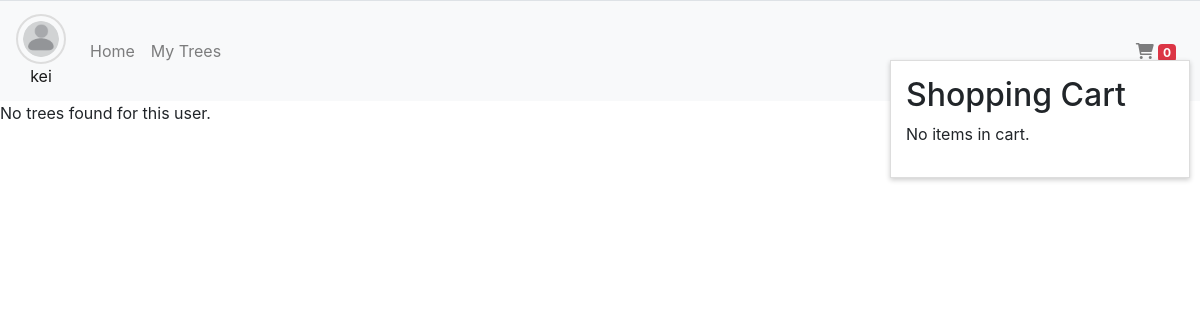
/friend/friends_trees.php (signed in), run on an earlier commit of the app's database.
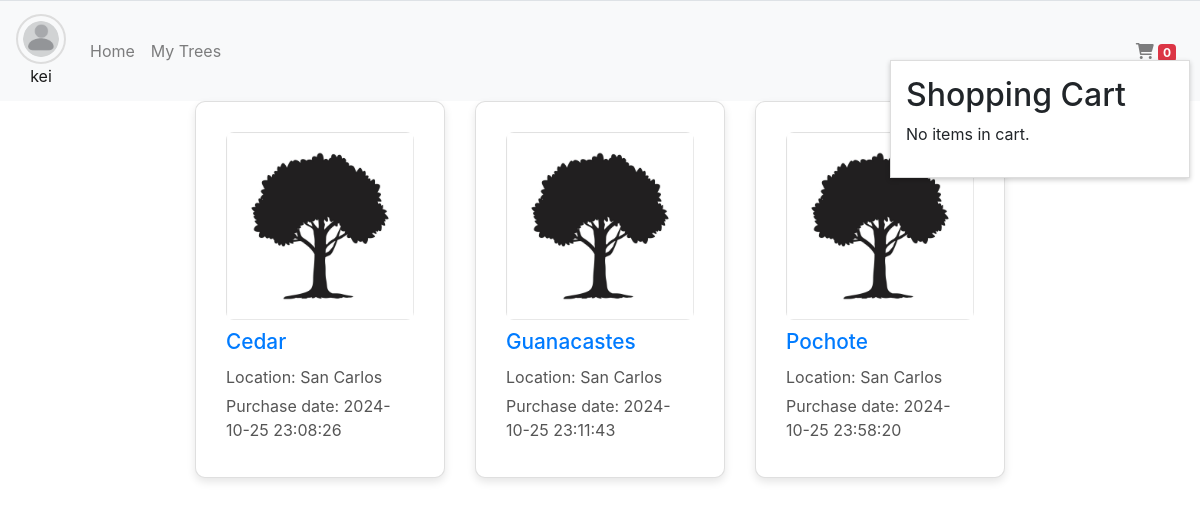
And on a later commit of the database.
### tables this page shows
CREATE TABLE `purchase` (
  `Id_Purchase` int(11) NOT NULL,
  `Tree_Id` int(11) NOT NULL,
  `User_Id` int(11) NOT NULL,
  `Shipping_Location` varchar(255) DEFAULT NULL,
  `Payment_Method` varchar(50) DEFAULT NULL,
  `Purchase_Date` timestamp NOT NULL DEFAULT current_timestamp(),
  `StatusP` int(11) DEFAULT 1
);

CREATE TABLE `species` (
  `Id_Specie` int(11) NOT NULL,
  `Commercial_Name` varchar(100) DEFAULT NULL,
  `Scientific_Name` varchar(100) DEFAULT NULL,
  `StatusS` int(2) DEFAULT 1
);

CREATE TABLE `trees` (
  `Id_Tree` int(11) NOT NULL,
  `Specie_Id` int(11) DEFAULT NULL,
  `Location` varchar(255) NOT NULL,
  `Size` int(11) NOT NULL,
  `StatusT` int(1) NOT NULL DEFAULT 1,
  `Price` decimal(10,2) NOT NULL,
  `Photo_Path` varchar(255) DEFAULT NULL
);

### utils/friend/friend_functions.php (called while the page is built, shortened)
<?php
function getConnection(): bool|mysqli {
    $servername = "localhost";
    $username   = "root";
    $password   = "";
    $dbname     = "mytrees";
    try {
        $conn = new mysqli($servername, $username, $password, $dbname, 3306);
        return $conn;
    } catch (Exception $e) {
        echo "Error de conexión: " . $e->getMessage();
        return false;
    }
}
function getFriendsTrees($friendId): array {
    $conn = getConnection();
    $trees = [];
    $statusAvailable = 1;
    $query = "
        SELECT
            p.Id_Purchase,
            p.Payment_Method,
            p.Shipping_Location,
            p.Purchase_Date,
            t.Id_Tree,
            t.Specie_Id,
            s.Commercial_Name,
            s.Scientific_Name,
            t.Location,
            p.StatusP,
            t.Price,
            t.Photo_Path
        FROM purchase p
        INNER JOIN trees t ON t.Id_Tree = p.Tree_Id
        INNER JOIN species s ON t.Specie_Id = s.Id_Specie
        WHERE p.User_Id = ? AND p.StatusP = ?
    ";
    if ($stmt = mysqli_prepare($conn, $query)) {
        mysqli_stmt_bind_param($stmt, "ii", $friendId, $statusAvailable);
        if (mysqli_stmt_execute($stmt)) {
            $result = mysqli_stmt_get_result($stmt);
            while ($row = mysqli_fetch_assoc($result)) {
                $trees[] = [
                    'Id_Purchase'      => $row['Id_Purchase'],
                    'Payment_Method'   => $row['Payment_Method'],
                    'Shipping_Location'=> $row['Shipping_Location'],
                    'Purchase_Date'    => $row['Purchase_Date'],
                    'Id_Tree'          => $row['Id_Tree'],
                    'Specie_Id'        => $row['Specie_Id'],
                    'Commercial_Name'  => $row['Commercial_Name'],
                    'Scientific_Name'  => $row['Scientific_Name'],
                    'Location'         => $row['Location'],
                    'StatusP'          => $row['StatusP'],
                    'Price'            => $row['Price'],
                    'Photo_Path'       => $row['Photo_Path'],
                ];
            }
        }
    }
    return $trees;
}

### friend/friends_trees.php (the view, shortened to what this page needs)
<?php
include '../inc/header_friend.php';
require_once('../utils/friend/friend_functions.php');
$trees = getFriendsTrees($_SESSION['Id_User']);
if (empty($trees)) {
    echo "No trees found for this user.";
}
?>
<div class="product-detail-container">
<div class="tree-cards">
        <?php foreach ($trees as $tree):
            $photoTree = "../" . $tree['Photo_Path'];
            $treeDetailUrl = "tree_detail_friend.php?id=" . $tree['Id_Tree'];
            ?>
            <a href="<?php echo $treeDetailUrl; ?>" class="card">
                <img src="<?php echo $photoTree; ?>" alt="Imagen del Árbol">
                <div class="card-content">
                    <h3><?php echo $tree['Commercial_Name']; ?></h3>
                    <p>Location: <?php echo $tree['Location']; ?></p>
                    <p>Purchase date: <?php echo $tree['Purchase_Date']; ?></p>
                </div>
            </a>
        <?php endforeach; ?>
    </div>
</div>

### inc/header.php (shortened to what this page needs)
<!DOCTYPE html>
<html lang="en">
<head>
  <link rel="stylesheet" href="https://maxcdn.bootstrapcdn.com/bootstrap/4.0.0/css/bootstrap.min.css"
>
</head>
<body>
</body>
</html>

### inc/header_friend.php (shortened to what this page needs)
<?php
include 'header.php';
require('../utils/friend/friend_functions.php');
$profilepic = "../" . ($_SESSION['ProfileImage']);
$cartItems = getCartItemsForUser($_SESSION['Id_User']);
function displayCartItems($cartItems) {
    if (!empty($cartItems)) {
        echo "<div id='cart-panel' class='cart-panel'>";
        echo "<h2>Shopping Cart</h2><ul id='cart-items'>";
        foreach ($cartItems as $cartItem) {
            echo "<li class='cart-item'>";
            echo "<img src='../" . htmlspecialchars($cartItem['Photo_Path']) . "' alt='Imagen del Árbol' style='width: 50px; height: auto;'>";
            echo "<span>" . htmlspecialchars($cartItem['Commercial_Name']) . " - $" . htmlspecialchars($cartItem['Price']) . "</span>";
            echo "<button onclick='removeFromCart(" . htmlspecialchars($cartItem['Tree_Id']) . ")' class='remove-button'><i class='fas fa-trash'></i></button>";
            echo "</li>";
        }
        echo "</ul></div>";
    } else {
        echo "<div id='cart-panel' class='cart-panel'><h2>Shopping Cart</h2><p>No items in cart.</p></div>";
    }
}
displayCartItems($cartItems);
?>
<link rel="stylesheet" href="https://cdnjs.cloudflare.com/ajax/libs/font-awesome/6.0.0-beta3/css/all.min.css">
<header>
    <nav class="navbar navbar-expand-lg navbar-light bg-light">
        <a class="navbar-brand d-flex flex-column align-items-center" href="#" id="profileMenuToggle">
            <img src="<?php echo htmlspecialchars($profilepic); ?>" alt="Profile Image" class="img-fluid rounded-circle" style="width: 50px; height: 50px;">
            <div class="small text-center"><?php echo htmlspecialchars($_SESSION['Username']); ?></div>
        </a>
        <div class="collapse navbar-collapse">
            <ul class="navbar-nav mr-auto">
                <li class="nav-item"><a class="nav-link" href="../friend/friend.php">Home</a></li>
                <li class="nav-item"><a class="nav-link" href="../friend/friends_trees.php">My Trees</a></li>
            </ul>
        </div>
        <div class="navbar-nav ml-auto">
            <a class="nav-link" href="#" id="cart-icon" title="Carrito" onclick="toggleCartPanel(event)">
                <i class="fas fa-shopping-cart"></i>
                <span class="badge badge-danger" id="cart-count"><?php echo count($cartItems); ?></span>
            </a>
        </div>
    </nav>
</header>
<link rel="stylesheet" href="../css/profile.css">

### css/profile.css (style rules this page uses)
.card { box-shadow: 0 4px 8px rgba(0, 0, 0, 0.1); border-radius: 10px; padding: 20px; }
img.rounded-circle { border: 2px solid #ddd; padding: 5px; }

### inc/header_friend.php (style rules this page uses)
.cart-panel { position: absolute; right: 10px; top: 60px; width: 300px; background: white; border: 1px solid #ddd; padding: 15px; z-index: 1000; box-shadow: 0 2px 5px rgba(0,0,0,0.2); }

### friend/friends_trees.php (style rules this page uses)
.tree-cards { display: flex; gap: 30px; justify-content: center; flex-wrap: wrap; }
.card { background-color: white; border-radius: 10px; box-shadow: 0 4px 8px rgba(0, 0, 0, 0.1); padding: 30px; width: 250px; position: relative; overflow: hidden; transition: transform 0.3s; }
.card img { width: 100%; height: auto; border-radius: 8px; }
.card-content h3 { font-size: 1.3rem; margin: 10px 0; }
.card-content p { margin: 5px 0; color: #555; }

What changed in the data, as far as the page shows it:
added purchase: species.Commercial_Name "Cedar", Tree_Id.Location "San Carlos", Purchase_Date "2024-10-25 23:08:26"
added purchase: species.Commercial_Name "Guanacastes", Tree_Id.Location "San Carlos", Purchase_Date "2024-10-25 23:11:43"
added purchase: species.Commercial_Name "Pochote", Tree_Id.Location "San Carlos", Purchase_Date "2024-10-25 23:58:20"
Also different on the page:
text no longer shown: "No trees found for this user."
